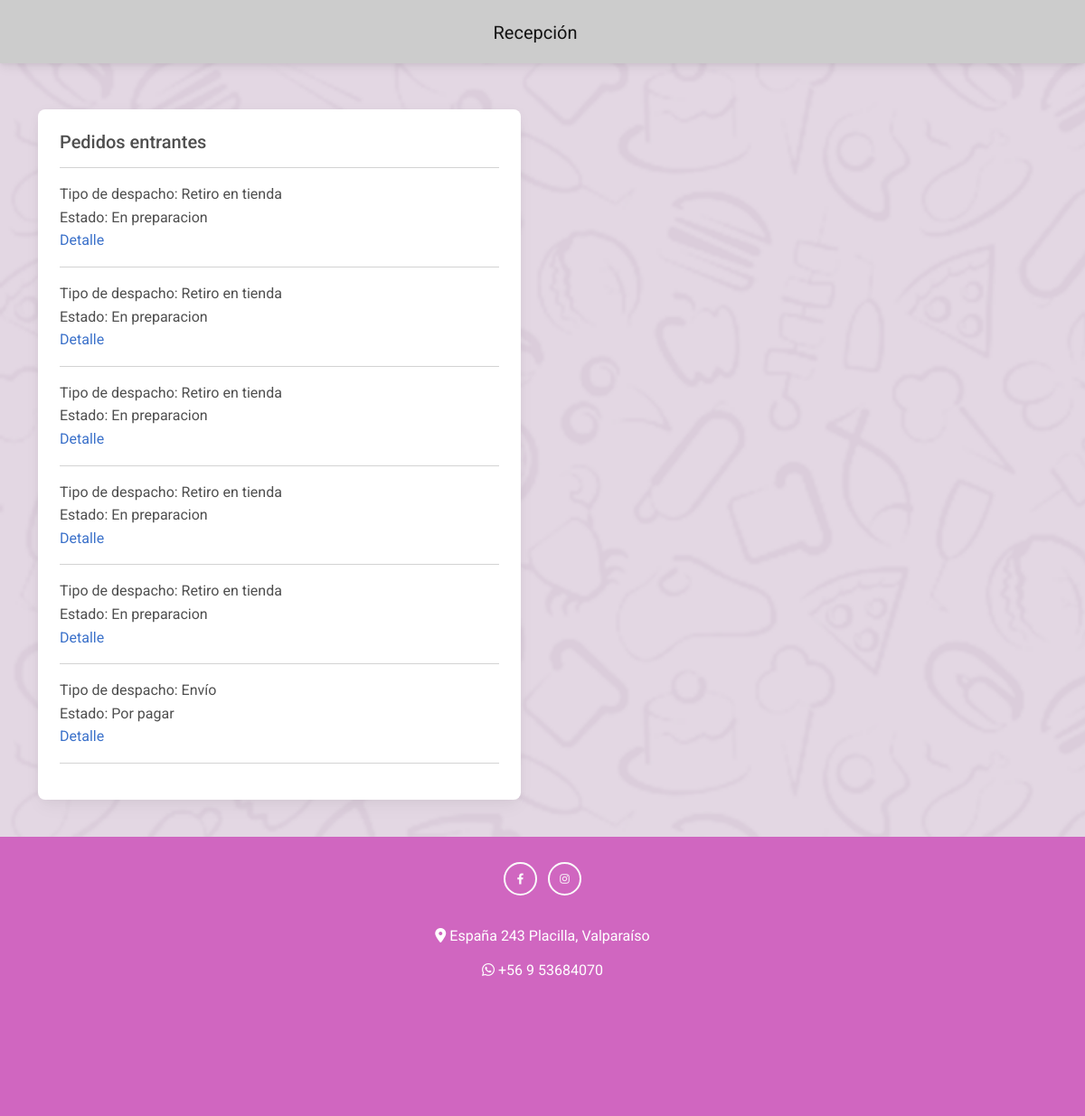
The page /recepcion on the database its author committed.
### core/models.py (models this page shows)
class ORDEN_PEDIDO(models.Model):
    id =  models.IntegerField( primary_key=True )
    fecha = models.DateTimeField( auto_now_add=True )
    nombre_cliente = models.CharField( max_length=100 )
    ubicacion = models.CharField( max_length=100 )
    tipo_pago =  models.ForeignKey( TIPO_PAGO,on_delete=models.CASCADE )
    tipo_despacho = models.ForeignKey( TIPO_DESPACHO,on_delete=models.CASCADE )
    descripcion = models.CharField(max_length=500,null=True)
    status = models.ForeignKey( STATUS,on_delete=models.CASCADE )

class TIPO_DESPACHO(models.Model):
    id = models.CharField(max_length=6 ,primary_key=True )
    Tnombre =  models.CharField(max_length=50 ,verbose_name='nombre')

class STATUS(models.Model):
    id = models.IntegerField( primary_key=True )
    tipo_estado =  models.CharField( max_length=50 )

### core/views.py (the view)
# urls.py: path("recepcion", viewVendedor, name="viewVendedor"),
def viewVendedor(request):
    ordenes = ORDEN_PEDIDO.objects.exclude(status = 1)
    context = {
        'orders': ordenes
    }
    return render(request,'core/Crud/Vendedor/VenView.html',context)

### core/context_processor.py (called while the page is built)
def importe_total_carro(request):
    total=0
    if 'carro' in request.session:
        for key, value in request.session["carro"].items():
            total += int(value["acumulado"])
    return {'importe_total_carro':total}

def counter(request):
    cart_count = 0
    if 'carro' in request.session:
        for key, value in request.session["carro"].items():
            cart_count +=  int(value["cantidad"])
    return dict(cart_count=cart_count)

### core/templates/core/Crud/Vendedor/VenView.html (shortened to what this page needs)
<!DOCTYPE html>
<html lang="en">
{% load static %}
<head>
    <link rel="stylesheet" href="{% static 'core/css/styles.css' %}">
    <link href="https://cdnjs.cloudflare.com/ajax/libs/font-awesome/6.0.0/css/all.min.css" rel="stylesheet" />
    <link href="https://cdnjs.cloudflare.com/ajax/libs/mdb-ui-kit/6.2.0/mdb.min.css" rel="stylesheet" />
</head>
<header>
    <nav class="navbar">
        <div class="container d-flex justify-content-center">
            <a class="navbar-brand" href="#">Recepción</a>
        </div>
    </nav>
</header>
<br>
<br>
<body>
    <div class="container">
        <div class="row">
            <div class="col-md-6">
                <div class="card">
                    <div class="card-body">
                        <h5 class="card-title">Pedidos entrantes</h5>
                        <hr>
                        {% for i in orders %}
                        <div class="card-text">
                            <label for="">Tipo de despacho: {{ i.tipo_despacho.Tnombre }}</label>
                            <br>
                            <label for="">Estado: {{ i.status.tipo_estado }}</label>
                            <br>
                            <a href="{% url 'detalleOrder' i.id %}">Detalle</a>
                            <hr>
                        </div>
                        {% endfor %}
                    </div>
                </div>
            </div>
            <div class="col-md-6">
            </div>
        </div>
    </div>
<br>
    <footer class="footer text-center text-white mt-3">
        <div class="container p-4 pb-0">
            <div class="mb-4">
                <a class="btn btn-outline-light btn-floating m-1" href="#!" target="_blank" role="button"><i
                        class="fab fa-facebook-f"></i></a>
                <a class="btn btn-outline-light btn-floating m-1" href="https://www.instagram.com/caprichosas_cafe/"
                    target="_blank" role="button"><i class="fab fa-instagram"></i></a>
            </div>
        </div>
        <div class="text-center p-1">
            <i class="fas fa-location-dot"></i> España 243 Placilla, Valparaíso
        </div>
        <div class="wanumber text-center p-2">
            <i class="fab fa-whatsapp"></i> +56 9 53684070
        </div>
    </footer>
</body>
</html>

### core/static/core/css/styles.css (style rules this page uses)
body { background-image: url(../img/bodybg.png); background-repeat: no-repeat; background-attachment: fixed; background-size: cover; }
.navbar { background-color: #CCCCCC; height: 70px; }
.footer { background-color: #D066C0; padding-bottom: 140px; }
.row { width: 100%; }

### rows shown on the page
ORDEN_PEDIDO: tipo_despacho.Tnombre "Retiro en tienda", status.tipo_estado "En preparacion"
ORDEN_PEDIDO: tipo_despacho.Tnombre "Retiro en tienda", status.tipo_estado "En preparacion"
ORDEN_PEDIDO: tipo_despacho.Tnombre "Retiro en tienda", status.tipo_estado "En preparacion"
ORDEN_PEDIDO: tipo_despacho.Tnombre "Retiro en tienda", status.tipo_estado "En preparacion"
ORDEN_PEDIDO: tipo_despacho.Tnombre "Retiro en tienda", status.tipo_estado "En preparacion"
ORDEN_PEDIDO: tipo_despacho.Tnombre "Envío", status.tipo_estado "Por pagar"
